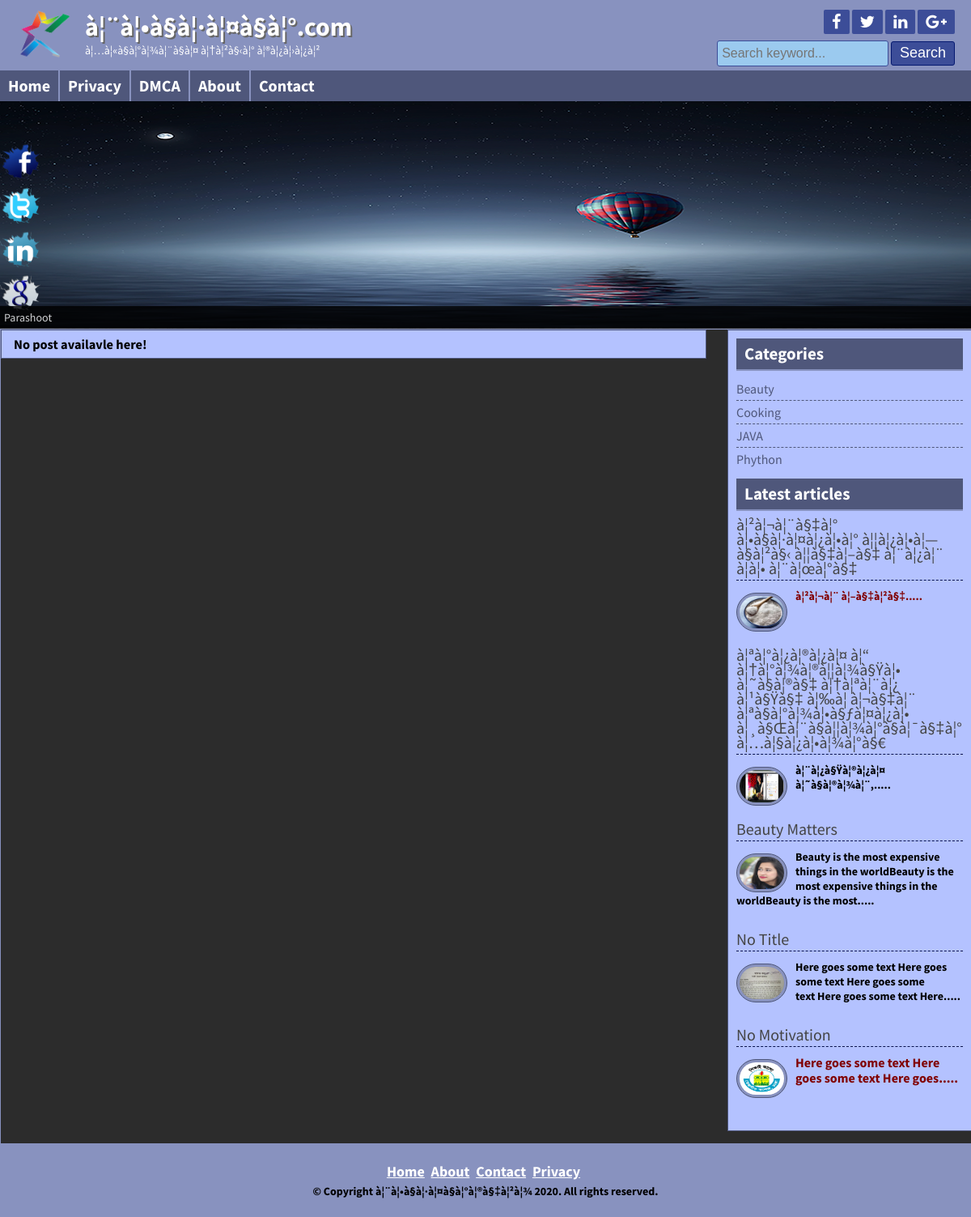
/category.php?cat=4, run on the app's committed database.
### tables this page shows
CREATE TABLE `title_slogan` (
  `id` int(11) NOT NULL,
  `title` varchar(255) NOT NULL,
  `slogan` varchar(255) NOT NULL,
  `logo` varchar(255) NOT NULL
);

CREATE TABLE `social_media` (
  `id` int(11) NOT NULL,
  `facebook` varchar(255) NOT NULL,
  `twitter` varchar(255) NOT NULL,
  `linkedin` varchar(255) NOT NULL,
  `google` varchar(255) NOT NULL
);

CREATE TABLE `pages` (
  `id` int(11) NOT NULL,
  `name` varchar(255) NOT NULL,
  `body` text NOT NULL
);

CREATE TABLE `category` (
  `id` int(11) NOT NULL,
  `name` varchar(60) NOT NULL
);

CREATE TABLE `post` (
  `id` int(11) NOT NULL,
  `cat` int(11) NOT NULL,
  `title` varchar(255) NOT NULL,
  `body` text NOT NULL,
  `image` varchar(255) NOT NULL,
  `author` varchar(50) NOT NULL,
  `tags` varchar(255) NOT NULL,
  `description` varchar(255) NOT NULL,
  `date` timestamp NOT NULL DEFAULT CURRENT_TIMESTAMP ON UPDATE CURRENT_TIMESTAMP
);

CREATE TABLE `copyright` (
  `id` int(11) NOT NULL,
  `note` varchar(255) NOT NULL
);

### lib/Database.php (called while the page is built, shortened)
<?php
Class Database{
	public $host   = DB_HOST;
	public $user   = DB_USER;
	public $pass   = DB_PASS;
	public $dbname = DB_NAME;
	public $link;
	private function connectDB(){
	$this->link = new mysqli($this->host, $this->user, $this->pass, $this->dbname);
 }
	public function select($query){
		$result = $this->link->query($query) or die($this->link->error.__LINE__);
		if($result->num_rows > 0){
			return $result;
		} else {
			return false;
		}
	}
}

### helpers/Format.php (called while the page is built, shortened)
<?php
	class Format{
		public function textShort($text, $limit = 400){
			$text = $text. " ";
			$text = substr($text, 0, $limit);
			$text = substr($text, 0, strrpos($text, ' '));
			$text = $text. ".....";
			return $text;
		}
	}
?>

### inc/slider.php (the view)
<div class="slidersection templete clear">
        <div id="slider">
<?php
    $query = "SELECT * FROM slider";
    $slider = $db->select($query);
    if ($slider) {
        while ($result = $slider->fetch_assoc()) {
?>
            <a href="<?php echo $result['link']; ?>"><img src="admin/slider/<?php echo $result['image']; ?>" alt="<?php echo $result['title']; ?>" title="<?php echo $result['title']; ?>" /></a>
<?php
		}
	}
?>
        </div>
</div>

### inc/header.php (shortened to what this page needs)
<?php include "lib/Database.php"; ?>
<?php $db = new Database(); ?>
<?php include "helpers/Format.php"; ?>
<?php $format = new Format(); ?>
<!DOCTYPE html>
<html>
<head>
	<?php include "scripts/css.php"; ?>
</head>
<body>
	<div class="headersection templete clear">
		<a href="index.php">
			<div class="logo">
<?php
    $query = "SELECT * FROM title_slogan";
    $title_slogan = $db->select($query);
    if ($title_slogan) {
        while ($result = $title_slogan->fetch_assoc()) {
?>
				<img src="admin/logo/<?php echo $result['logo']; ?>" alt="Logo"/>
				<h2><?php echo $result['title']; ?>.com</h2>
				<p><?php echo $result['slogan']; ?></p>
<?php
		}
	}
?>
			</div>
		</a>
		<div class="social clear">
			<div class="icon clear">
<?php
    $query = "SELECT * FROM social_media";
    $social_media = $db->select($query);
    if ($social_media) {
        while ($result = $social_media->fetch_assoc()) {
?>
				<a href="<?php echo $result['facebook']; ?>" target="_blank"><i class="fa fa-facebook"></i></a>
				<a href="<?php echo $result['twitter']; ?>" target="_blank"><i class="fa fa-twitter"></i></a>
				<a href="<?php echo $result['linkedin']; ?>" target="_blank"><i class="fa fa-linkedin"></i></a>
				<a href="<?php echo $result['google']; ?>" target="_blank"><i class="fa fa-google-plus"></i></a>
<?php
        }
    }
?>
			</div>
			<div class="searchbtn clear">
			<form action="search.php" method="get">
				<input type="text" name="search" placeholder="Search keyword..."/>
				<input type="submit" name="submit" value="Search"/>
			</form>
			</div>
		</div>
	</div>
<div class="navsection templete">
	<ul>
<?php
	$path = $_SERVER['SCRIPT_FILENAME'];
	$currentpage = basename($path, '.php');
?>
		<li><a <?php if ($currentpage == "index") {
			echo 'id="active"';
		}
		?>  href="index.php">Home</a></li>
<?php
    $query = "SELECT * FROM pages ORDER BY id DESC";
    $pages = $db->select($query);
    if ($pages) {
        while ($result = $pages->fetch_assoc()) {
?>
		<li><a
<?php
	if (isset($_GET['pageid']) && $_GET['pageid'] == $result['id']) {
		echo 'id = "active"';
	}
?>
			href="pages.php?pageid=<?php echo $result['id']; ?>"><?php echo $result['name']; ?></a></li>
<?php
        }
    }
?>
		<li><a <?php if ($currentpage == "contact") {
			echo 'id="active"';
		}
		?>
		href="contact.php">Contact</a></li>
	</ul>
</div>

### inc/sidebar.php
<div class="sidebar clear">
<div class="samesidebar clear">
	<h2>Categories</h2>
		<ul>
<?php
	$query = "SELECT * FROM category ORDER BY name";
	$category = $db->select($query);
	if ($category) {
		while ($result = $category->fetch_assoc()) {
?>
			<li><a href="category.php?cat=<?php echo $result['id']; ?>"><?php echo $result['name'] ?></a></li>
<?php } }else{ ?>
			<li>No Category</li>
<?php } ?>
		</ul>
</div>
<div class="samesidebar clear">
	<h2>Latest articles</h2>
<?php
	$query = "SELECT * FROM post ORDER BY id DESC LIMIT 5";
	$category = $db->select($query);
	if ($category) {
		while ($result = $category->fetch_assoc()) {
?>
		<div class="popular clear">
			<h3><a href="post.php?postid=<?php echo $result['id']; ?>"><?php echo $result['title']; ?></a></h3>
			<a href="post.php?postid=<?php echo $result['id']; ?>"><img src="admin/uploads/<?php echo $result['image']; ?>" alt="post image"/></a>
			<?php echo $format->textShort($result['body'], 120); ?>
		</div>
<?php
		}
	}
?>
</div>
</div>

### inc/footer.php (shortened to what this page needs)
</div>
	<div class="footersection templete clear">
		  <div class="footermenu clear">
			<ul>
				<li><a href="#">Home</a></li>
				<li><a href="#">About</a></li>
				<li><a href="#">Contact</a></li>
				<li><a href="#">Privacy</a></li>
			</ul>
		  </div>
<?php
    $query = "SELECT * FROM copyright";
    $copyright = $db->select($query);
    if ($copyright) {
        while ($result = $copyright->fetch_assoc()) {
?>
		  <p>&copy; Copyright <?php echo $result['note']; echo " ".date('Y').". "; ?>All rights reserved.</p>
<?php
        }
    }
?>
		</div>
		<div class="fixedicon clear">
<?php
    $query = "SELECT * FROM social_media";
    $social_media = $db->select($query);
    if ($social_media) {
        while ($result = $social_media->fetch_assoc()) {
?>
			<a href="<?php echo $result['facebook']; ?>" target="_blank"><img src="images/fb.png" alt="Facebook"/></a>
			<a href="<?php echo $result['twitter']; ?>" target="_blank"><img src="images/tw.png" alt="Twitter"/></a>
			<a href="<?php echo $result['linkedin']; ?>" target="_blank"><img src="images/in.png" alt="LinkedIn"/></a>
			<a href="<?php echo $result['google']; ?>" target="_blank"><img src="images/gl.png" alt="GooglePlus"/></a>
<?php
        }
    }
?>
		</div>
	</body>
</html>

### css/nivo-slider.css (style rules this page uses)
.nivoSlider { position:relative; }
.nivoSlider a.nivo-imageLink { position:absolute; top:0px; left:0px; width:100%; height:100%; border:0; padding:0; margin:0; z-index:60; display:none; }

### style.css (style rules this page uses)
* { margin:0;padding:0;outline:0; }
body { font-family: 'Source Sans Pro', sans-serif;font-size:14px;line-height:18px;color:#000;background:url(images/bg.png)repeat fixed 0 0 #fff; }
.templete { width:1200px;margin:0 auto; }
.clear { overflow:hidden; }
input[type="text"], input[type="email"] { border: 1px solid #cfc5b6; border-radius: 3px; margin-bottom: 5px; padding: 5px; width: 300px; }
input[type="submit"] { background: #b7801c none repeat scroll 0 0; border: 1px solid #e6af4b; color: #fff; cursor: pointer; font-size: 20px; padding: 1px 10px; }
.headersection { background: #ca932f none repeat scroll 0 0; color: #fff; }
.logo { float: left; width: 580px; }
.logo img { float: left; margin-right: 15px; padding-bottom: 10px; padding-left: 20px; padding-top: 10px; width: 70px; }
.logo h2 { color: #fff; font-size: 32px; margin-bottom: 11px; margin-top: 24px; text-shadow: 2px 2px 0 #666; }
.logo p { color:#fff; }
.social { float: right; margin-right: 20px; margin-top: 12px; text-align: right; width: 360px; }
.icon { float: right; }
.icon a { background: #a56e0a none repeat scroll 0 0; border-radius: 2px; color: #fff; display: block; float: left; font-size: 20px; margin-left: 3px; padding: 5px 10px; }
.searchbtn { float: right; margin-top: 8px; }
.searchbtn input[type="text"] { border: 1px solid #A56E0A; width: 200px; background: #FFE07C; font-size: 16px; height: 20px; }
.searchbtn input[type="submit"] { border: 1px solid #9d6602; border-radius: 3px; font-size: 18px; height: 30px; padding-left: 10px; padding-right: 10px; padding-top: 0; cursor: pointer; }
.navsection { background: none repeat scroll 0 0 #e6af4b; min-height: 38px; }
.navsection ul { margin:0;padding:0;list-style:none; }
.navsection ul li { border-left: 1px solid #fdc662; border-right: 1px solid #c18a26; display: block; float: left; position:relative; }
.navsection ul li:first-child { border-left: 0px solid #fdc662; }
.navsection ul li:last-child { border-right: 0px solid #c18a26; }
.navsection ul li a { color: #fff; display: block; font-size: 20px; font-weight: bold; padding: 10px; text-decoration: none; }
.sidebar { background: #fef4e5 none repeat scroll 0 0; border: 1px solid #ded4c5; float: right; margin-bottom: 15px; margin-top: 0; padding: 10px; width: 280px; }
.samesidebar { margin-bottom: 10px; }
.samesidebar h2 { background: #e6af4b none repeat scroll 0 0; border-bottom: 2px solid #b7801c; color: #333; margin-bottom: 8px; padding: 10px; }
.samesidebar ul { padding:0;margin:0;list-style:none; }
.samesidebar ul li { border-bottom: 1px dashed #e9c05c; font-size: 16px; padding: 5px 8px 5px 0; }
.samesidebar ul li:last-child { border-bottom: 0px dashed #e9c05c; }
.samesidebar ul li a { color: #814a00; text-decoration: none; }
.samesidebar p { margin-bottom: 10px; }
.popular { margin-bottom: 20px; }
.popular h3 { border-bottom: 1px dashed #b7801c; font-size: 20px; font-weight: normal; margin-bottom: 10px; padding-bottom: 5px; }
.popular h3 a { text-decoration:none;color:#444 }
.popular img { background: #fff none repeat scroll 0 0; border: 1px solid #f6bf5b; border-radius: 30px; float: left; height: 40px; margin-right: 10px; margin-top: 5px; padding: 3px; width: 55px; }
.footersection { height:90px;background:#B7801C;text-align:center }
.footermenu { margin-top: 25px; margin-bottom: 5px; }
.footermenu ul { padding:0;margin:0;list-style:none;text-align:center; }
.footermenu ul li { display:inline-block; }
.footermenu ul li a { color: #E6AF4B; font-size: 18px; margin-right: 5px; }
.fixedicon { left: 0; position: fixed; top: 175px; width: 60px; }
.fixedicon img { width: 50px; }

### data on the page
title_slogan: logo (picture), title "à¦¨à¦•à§à¦·à¦¤à§à¦°", slogan "à¦…à¦«à§à¦°à¦¾à¦¨à§à¦¤ à¦†à¦²à§‹à¦° à¦®à¦¿à¦›à¦¿à¦²"
pages: name "Privacy"
pages: name "DMCA"
pages: name "About"
category: name "Beauty"
category: name "Cooking"
category: name "JAVA"
category: name "Phython"
post: title "à¦²à¦¬à¦¨à§‡à¦° à¦•à§à¦·à¦¤à¦¿à¦•à¦° à¦¦à¦¿à¦•à¦—à§à¦²à§‹ à¦¦à§‡à¦–à§‡ à¦¨à¦¿à¦¨ à¦à¦• à¦¨à¦œà¦°à§‡", image (picture), body "à¦²à¦¬à¦¨ à¦–à§‡à¦²à§‡....."
post: title "à¦ªà¦°à¦¿à¦®à¦¿à¦¤ à¦“ à¦†à¦°à¦¾à¦®à¦¦à¦¾à§Ÿà¦• à¦˜à§à¦®à§‡ à¦†à¦ªà¦¨à¦¿ à¦¹à§Ÿà§‡ à¦‰à¦ à¦¬à§‡à¦¨ à¦ªà§à¦°à¦¾à¦•à§ƒà¦¤à¦¿à¦• à¦¸à§Œà¦¨à§à¦¦à¦¾à¦°à§à¦¯à§‡à¦° à¦…à¦§à¦¿à¦•à¦¾à¦°à§€", image (picture), body "à¦¨à¦¿à§Ÿà¦®à¦¿à¦¤ à¦˜à§à¦®à¦¾à¦¨,....."
post: title "Beauty Matters", image (picture), body "Beauty is the most expensive things in the worldBeauty is the most expensive things in the worldBeauty is the most....."
post: title "No Title", image (picture), body "Here goes some text Here goes some text Here goes some text Here goes some text Here....."
post: title "No Motivation", image (picture), body "Here goes some text Here goes some text Here goes....."
copyright: note "à¦¨à¦•à§à¦·à¦¤à§à¦°à¦®à§‡à¦²à¦¾"
